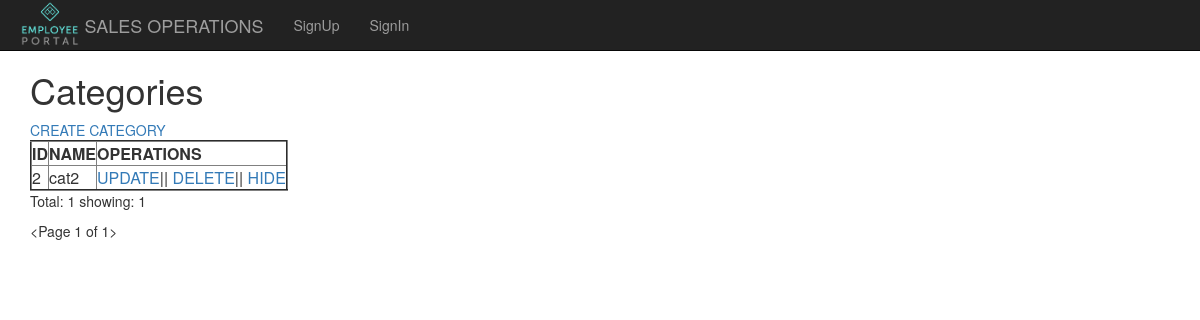
/categories/, run on an earlier commit of the app's database.
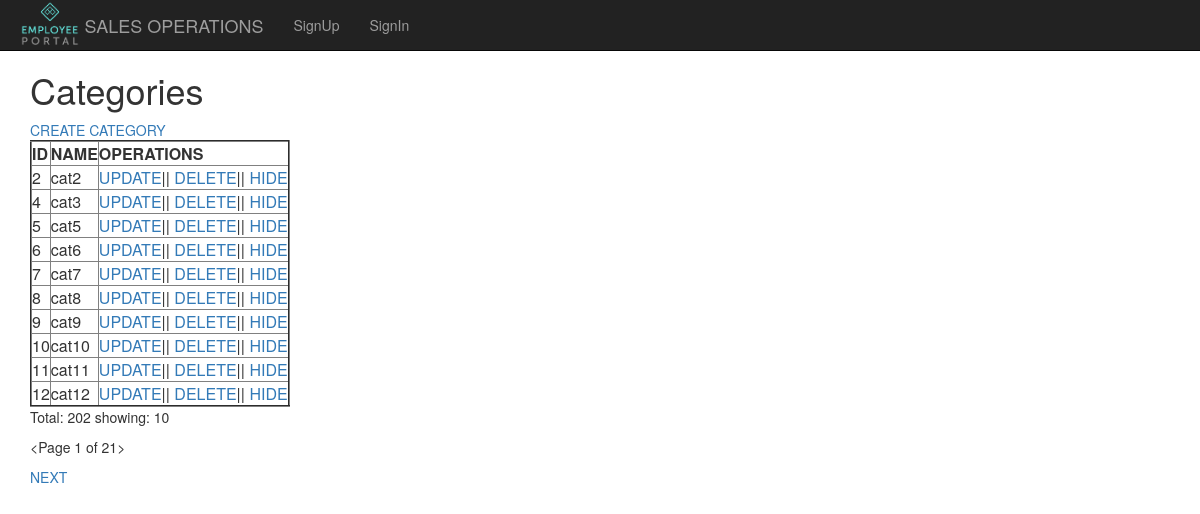
And on a later commit of the database.
### product/models.py (models this page shows, shortened)
class BaseAbstarctModel(models.Model):# Abstract model
    name=models.CharField(max_length=250, validators=[validate_name])
    created_at = models.DateTimeField(default=datetime.now())
    class Meta:
        abstract=True

class Category(BaseAbstarctModel):
    hide = models.BooleanField(default=False)
    discount = models.PositiveIntegerField(default=0)

### product/templates/categories.html (shortened to what this page needs)
{% extends 'base.html'%}
{% block content%}
    <h1>Categories</h1>
    <a href="/category/create/">CREATE CATEGORY</a>
    <table border="2">
        <tr><th>ID</th><th>NAME</th><th>OPERATIONS</th></tr>
        {% for cat in object_list %}
            <tr>
                <td>{{cat.id}}</td><td>{{ cat.name}}</td>
                <td><a href="/category/update/{{ cat.id }}/">UPDATE</a>||
                <a href="/category/delete/{{ cat.id }}/">DELETE</a>||
                <a href="/category/hide/{{ cat.id }}/">HIDE</a>
            </td>
            </tr>
        {% endfor %}
    </table>
    <p>Total: {{paginator.count}}
        showing:
        {% if page_obj.object_list.exists %}
             {{ page_obj.object_list.count}}</p>
        {% else %}
        0
        {% endif %}
    <p>{{ page_obj}}</p>
    {% if page_obj.has_next %}
    <a href="/categories?page={{ page_obj.next_page_number}}">NEXT</a>
    {% endif %}
{% endblock %}

### product/templates/base.html (shortened to what this page needs)
<html>
    <head>
      <link rel="stylesheet" href="https://maxcdn.bootstrapcdn.com/bootstrap/3.4.1/css/bootstrap.min.css">
    </head>
    <body>
        <nav class="navbar navbar-inverse navbar-fixed-top">
          <div class="container-fluid">
            <div class="navbar-header">
              <img src="/static/images/logo.png/" alt="LOGO" widht=50 height=50>
            </div>
            <div class="navbar-header">
              <a class="navbar-brand" href="#">SALES OPERATIONS</a>
            </div>
            <ul class="nav navbar-nav">
              {% if request.user.is_authenticated %}
              <li><a href="/categories/">Categories</a></li>
              <li><a href="/products/">Products</a></li>
               <li><a href="/sales/">Sales</a></li>
               <li><a href="/customers/">Customers</a></li>
               <li><a href="/signout/">Signout</a></li>
               {% else %}
               <li><a href="/signup/">SignUp</a></li>
               <li><a href="/signin/">SignIn</a></li>
               {% endif %}
            </ul>
          </div>
        </nav>
        <div class="container" style="margin-top:50px">
            {% block content%}{% endblock %}
        </div>
    </body>
</html>

What changed in the data, as far as the page shows it:
added Category: id "4", name "cat3"
added Category: id "5", name "cat5"
added Category: id "6", name "cat6"
added Category: id "7", name "cat7"
added Category: id "8", name "cat8"
added Category: id "9", name "cat9"
added Category: id "10", name "cat10"
added Category: id "11", name "cat11"
added Category: id "12", name "cat12"
Also different on the page:
{{ paginator.count }}: "1" → "202"
{{ page_obj.object_list.count }}: "1" → "10"
{{ page_obj }}: "<Page 1 of 1>" → "<Page 1 of 21>"
text now shown: "NEXT"
